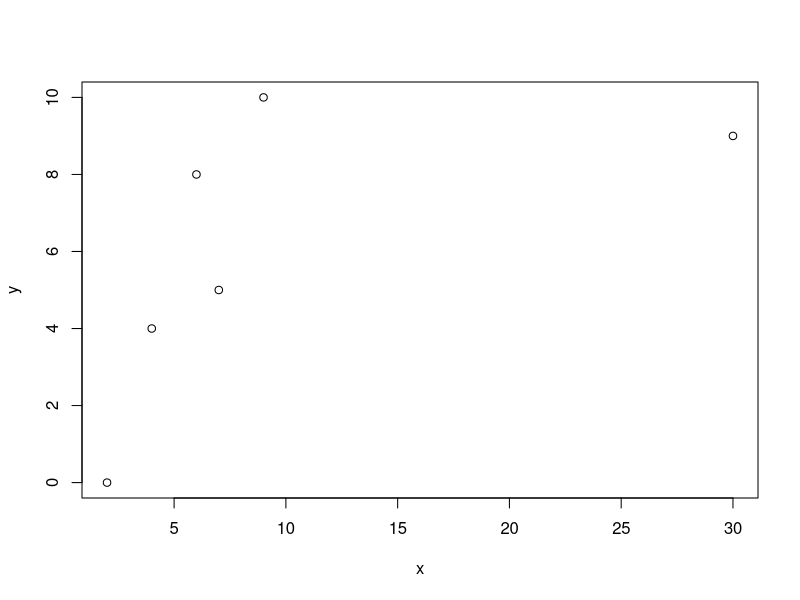
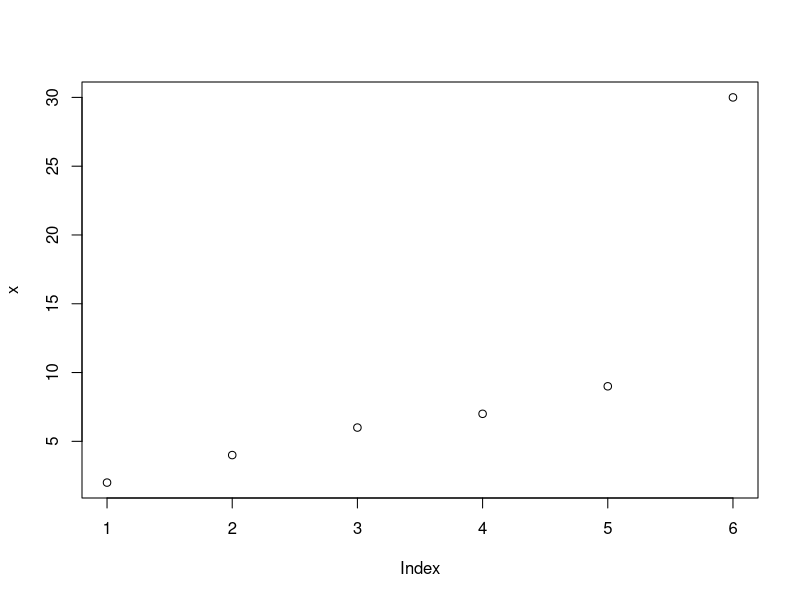
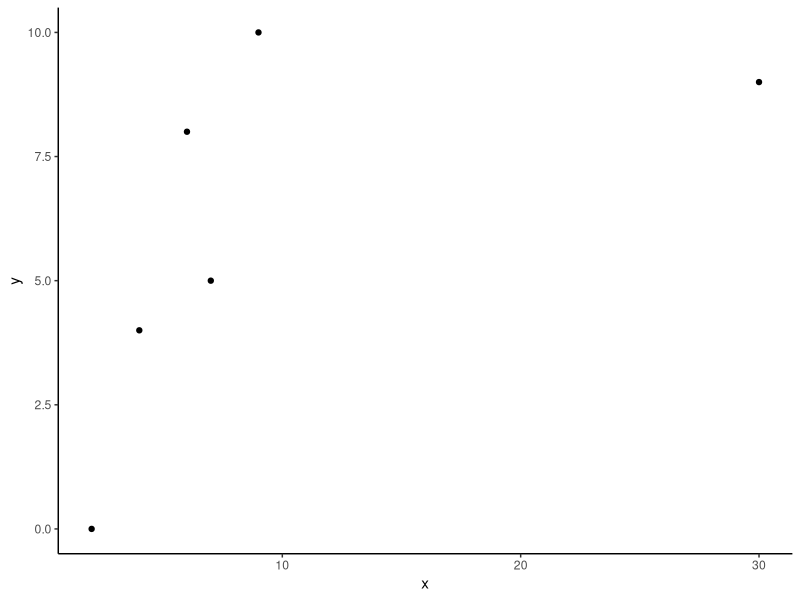
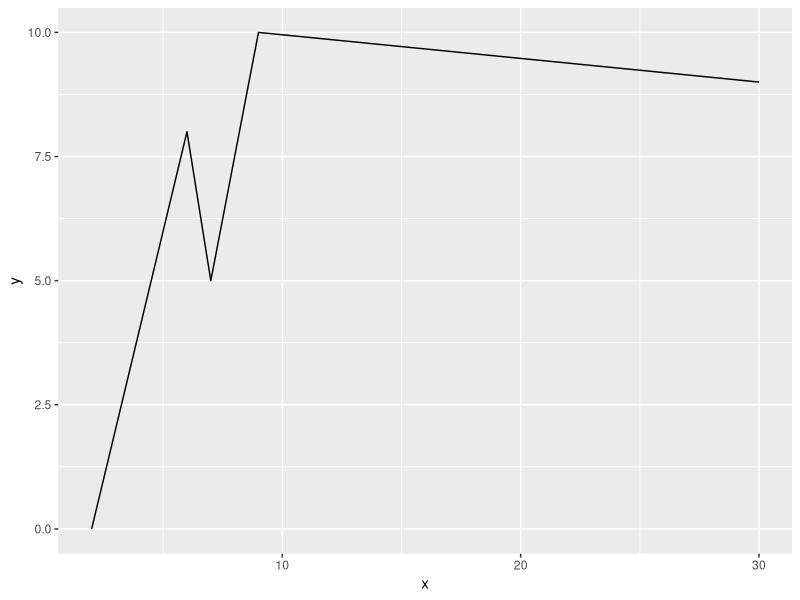

Generate these figures, in order, with R:
library(MASS)


x <- c(2, 4, 6, 7, 9, 30)
y <- c(0, 4, 8, 5, 10, 9)


plot(x, y)
plot(x)

x[1]
y[5]


mean(x)
mean(y)
median(y)
sd(x)


library(tidyverse)

df <- data.frame(x, y, row.names = NULL, check.rows = FALSE, check.names = TRUE, stringsAsFactors = default.stringsAsFactors())
df

windows()
ggplot(df, aes(x, y)) +
    geom_point() +
    theme_classic()

x %>% 
    mean() %>% 
    round(., 2) %>% 
    ceiling()

windows()
ggplot(data = df, aes(x, y)) +
    geom_line()

